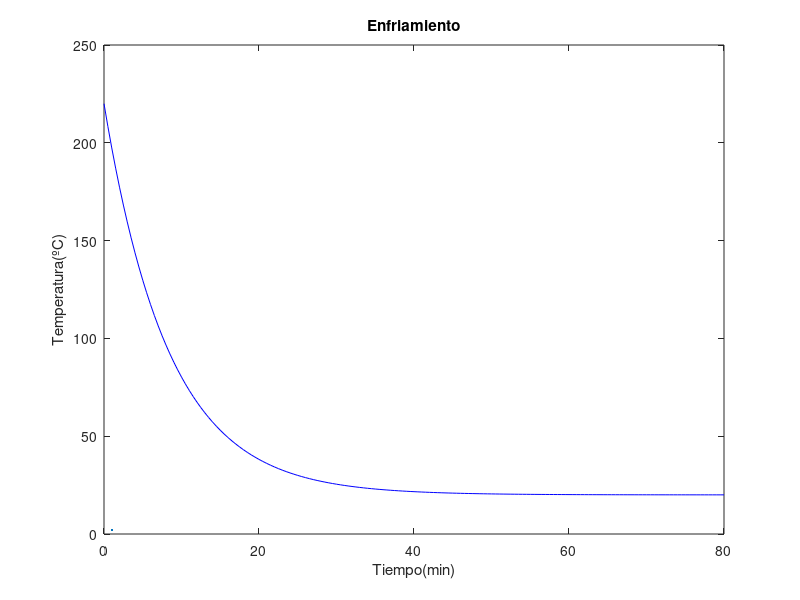

Here is the MATLAB script that generated this plot: (Note: this script raises an error after producing the figure.)
%Definición de los parámetros.
T0 = 220; % Temperatura inicial de la comida
Td=60; % Temperatura deseada
M = 20; % Temperatura ambiente
a=-0.12; % Constante de enfriamiento

%Definición de la gráfica.
f = @(t) (T0-M) * exp(a*t) + M;
tf=log((Td-M)/(T0-M))/a;
t=0:0.5:80;

%Graficación.
plot(t,f(t),"b",LineWidth=2)
xlabel('Tiempo(min)'); ylabel('Temperatura(ºC)');
title("Enfriamiento")
yline(Td, '--r', 'LineWidth', 1.5, 'Label', sprintf("T_{deseada} = %d°C", Td));
yline(M,'--g','LineWidth', 1.5, 'Label', sprintf("T_{ambiente}=%d ºC",M));
xline(tf,'--p','LineWidth', 1.5, 'Label', sprintf("T_{T}=%.2f m",tf));
grid on;
fprintf("La comida tardará %.2f minutos en enfriarse a %d°C\n", tf, Td);
